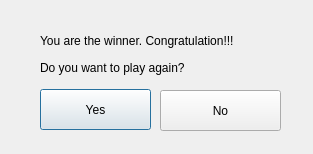
<?xml version="1.0" encoding="UTF-8"?>
<ui version="4.0">
 <class>WinDialog</class>
 <widget class="QDialog" name="WinDialog">
  <property name="geometry">
   <rect>
    <x>0</x>
    <y>0</y>
    <width>313</width>
    <height>154</height>
   </rect>
  </property>
  <property name="windowTitle">
   <string>Dialog</string>
  </property>
  <widget class="QLabel" name="label">
   <property name="geometry">
    <rect>
     <x>40</x>
     <y>30</y>
     <width>261</width>
     <height>21</height>
    </rect>
   </property>
   <property name="text">
    <string>You are the winner. Congratulation!!!</string>
   </property>
  </widget>
  <widget class="QPushButton" name="yesButton">
   <property name="geometry">
    <rect>
     <x>40</x>
     <y>89</y>
     <width>111</width>
     <height>41</height>
    </rect>
   </property>
   <property name="text">
    <string>Yes</string>
   </property>
  </widget>
  <widget class="QPushButton" name="noButton">
   <property name="geometry">
    <rect>
     <x>160</x>
     <y>90</y>
     <width>121</width>
     <height>41</height>
    </rect>
   </property>
   <property name="text">
    <string>No</string>
   </property>
  </widget>
  <widget class="QLabel" name="label_2">
   <property name="geometry">
    <rect>
     <x>40</x>
     <y>60</y>
     <width>261</width>
     <height>16</height>
    </rect>
   </property>
   <property name="text">
    <string>Do you want to play again?</string>
   </property>
  </widget>
 </widget>
 <resources/>
 <connections/>
</ui>
